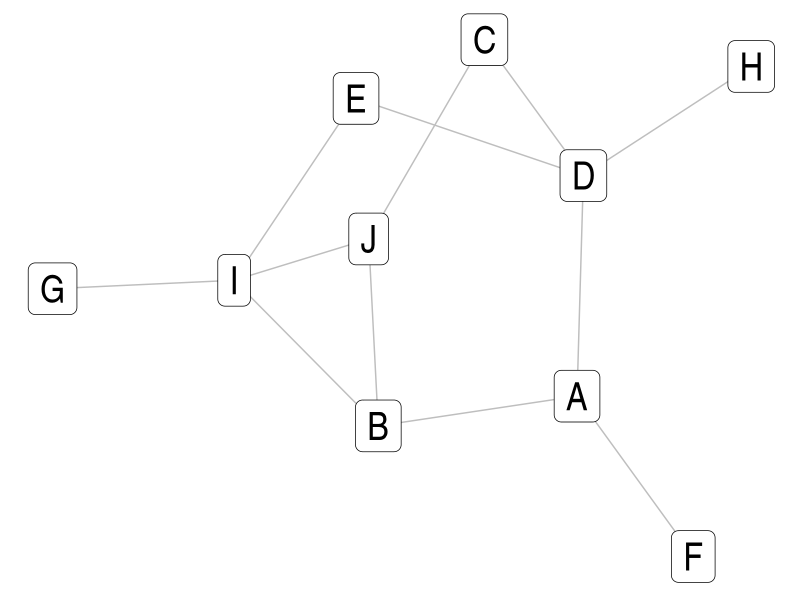
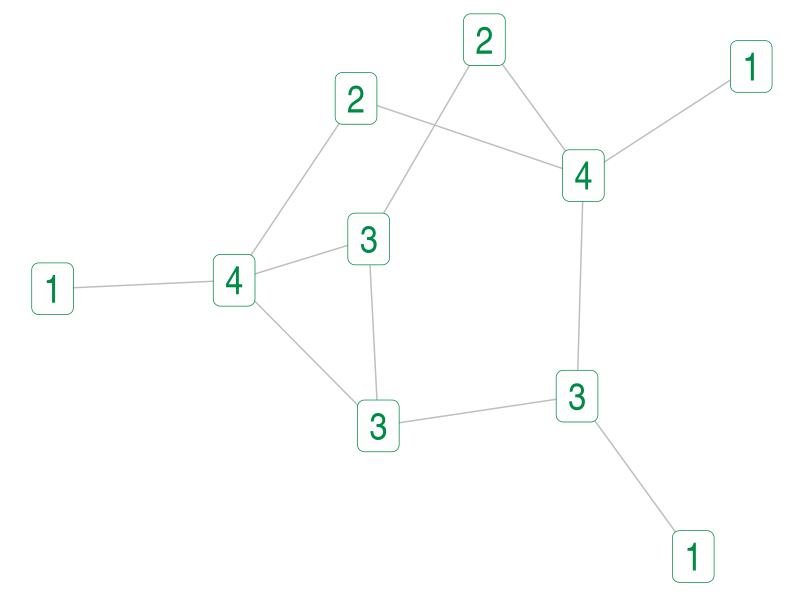
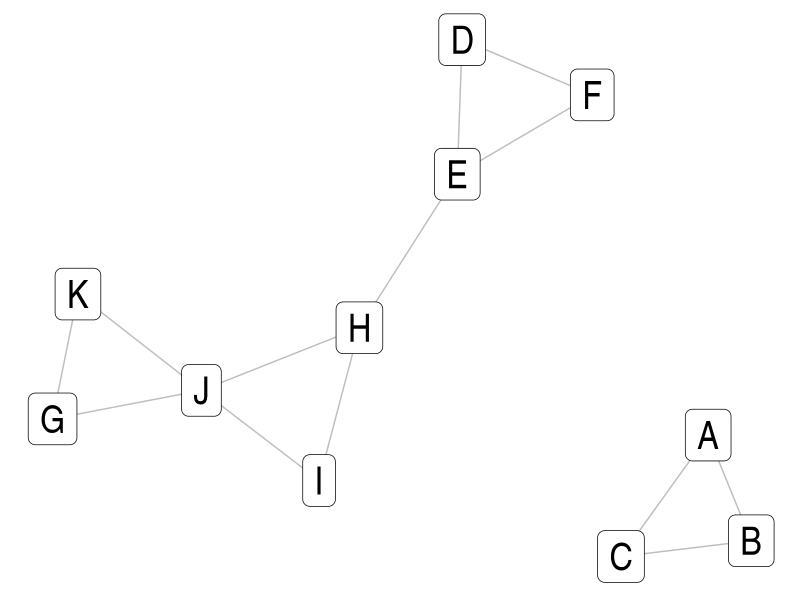
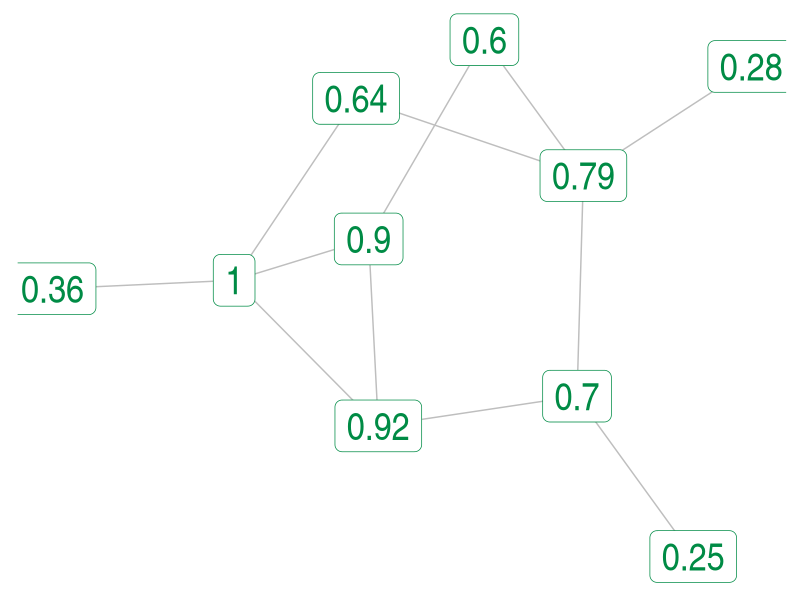
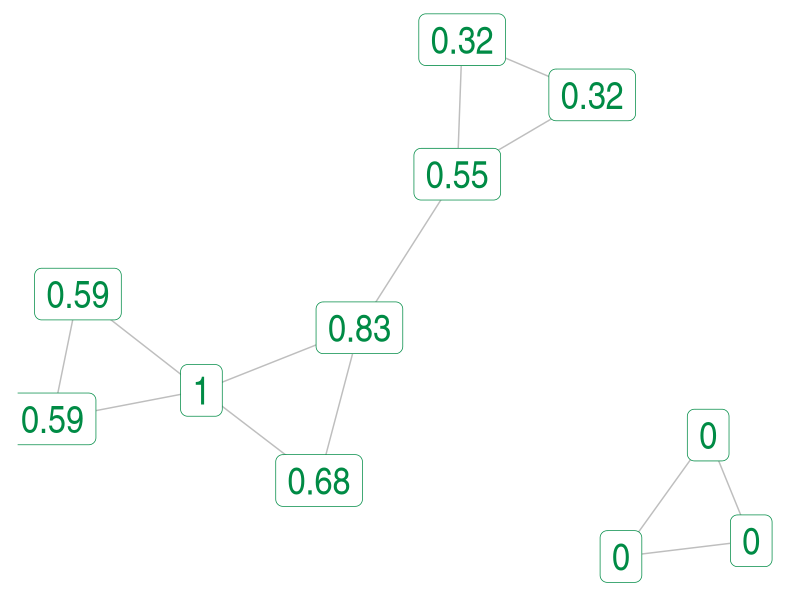
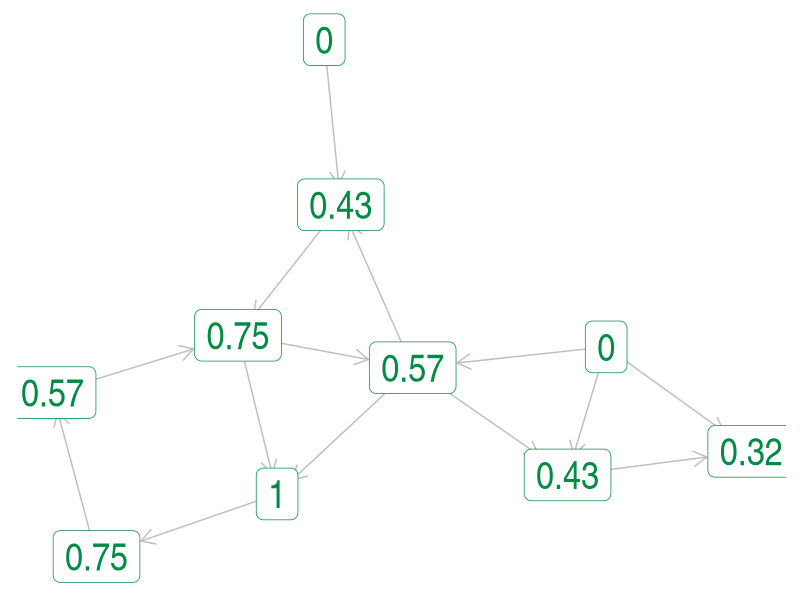
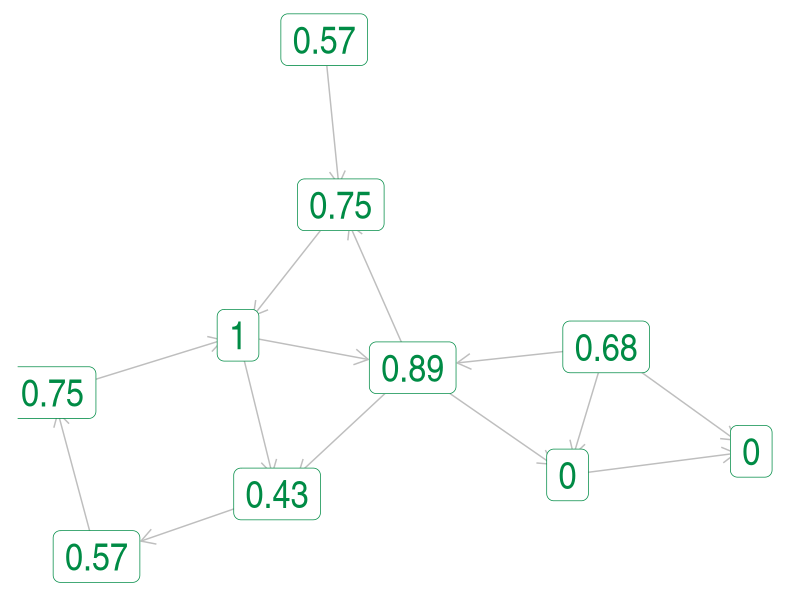
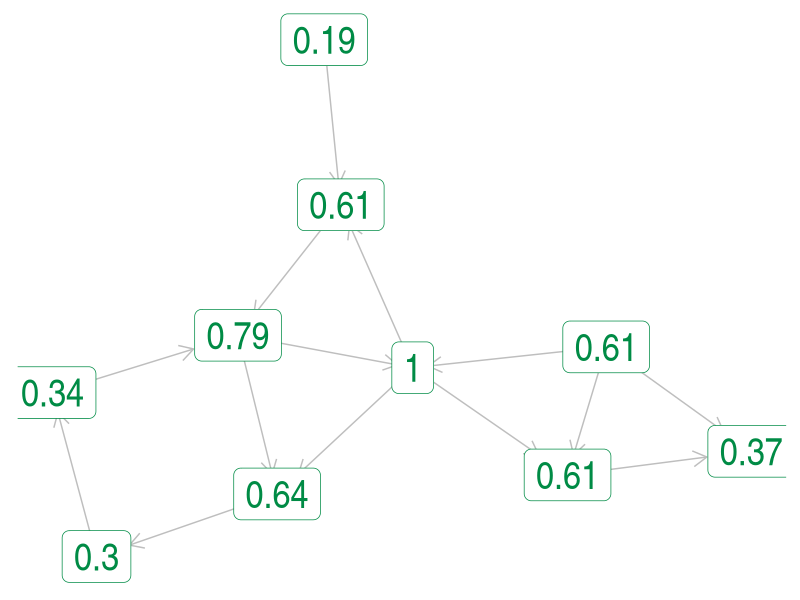

Here is the R script that generated these plots, in order: (Note: this script raises an error after producing the figures.)
## ---- chunk 1
#| echo: false 

library(igraph)
library(ggraph)
set_graph_style(plot_margin=margin(10, 10, 10, 10))

## ---- chunk 2
#| echo: false

set.seed(4)
net <- sample_gnp(n=10, p=.25, directed=F)
V(net)$name <-  LETTERS[1:vcount(net)]
V(net)$degree <- degree(net, mode="all")
set.seed(1)
ggraph(net) + geom_edge_link(color="gray") + 
    geom_node_label(aes(label=name), size=10) 

## ---- chunk 3
#| echo: false

set.seed(1)
ggraph(net) + geom_edge_link(color="gray") + 
    geom_node_label(aes(label=degree),  
    size=10, color="springgreen4")
## ---- chunk 4
#| echo: false

library(Matrix)
mat1 <- matrix(1, 3, 3)
set.seed(2)
mat2 <- sample_gnp(n = 5, p=.5, directed=F)[,]

mat_all <- bdiag(mat1, mat1, mat2)
diag(mat_all) <- 0
mat_all[8,5] <- 1
mat_all[5,8] <- 1
rownames(mat_all) <- LETTERS[1:nrow(mat_all)]
colnames(mat_all) <- LETTERS[1:nrow(mat_all)]

net_disconnected <- graph_from_adjacency_matrix(as.matrix(mat_all), mode="undirected")
V(net_disconnected)$degree <- degree(net_disconnected)

set.seed(1)
ggraph(net_disconnected, "fr") + geom_edge_link(color="gray") + 
    geom_node_label(aes(label=name), size=10) 
## ---- chunk 5
#| echo: false


V(net)$ev <- eigen_centrality(net)$vector
ggraph(net) + geom_edge_link(color="gray") + 
    geom_node_label(aes(label=round(ev, 2)),  
    size=10, color="springgreen4")
## ---- chunk 6
#| echo: false

V(net_disconnected)$ev <- eigen_centrality(net_disconnected)$vector

set.seed(1)
ggraph(net_disconnected, "fr") + geom_edge_link(color="gray") + 
    geom_node_label(aes(label=round(ev, 2)),  
    size=10, color="springgreen4")

## ---- chunk 7
#| echo: false


set.seed(2)
dir_net <- sample_gnp(10, p=0.15, directed=T)

V(dir_net)$ev <- round(eigen_centrality(dir_net, directed=T, scale=T)$vector, 2)
#abs(eigen(t(net[,]))$vectors[,1])/max(abs(eigen(t(net[,]))$vectors[,1]))


set.seed(1)
ggraph(dir_net) + 
    geom_edge_fan(aes(start_cap = label_rect(node1.ev, 
                                    fontsize=10),
                     end_cap = label_rect(node2.ev, fontsize=30)), 
                 arrow = arrow(length = unit(4, 'mm')),color="gray") + 
    geom_node_label(aes(label=round(ev, 2)),  
    size=10, color="springgreen4")

## ---- chunk 8
#| echo: false

V(dir_net)$ev <- round(eigen_centrality(t(dir_net), directed=T, scale=T)$vector, 2)

set.seed(1)
ggraph(dir_net) + 
    geom_edge_fan(aes(start_cap = label_rect(node1.ev, 
                                    fontsize=10),
                     end_cap = label_rect(node2.ev, fontsize=30)), 
                 arrow = arrow(length = unit(4, 'mm')),color="gray") + 
    geom_node_label(aes(label=round(ev, 2)),  
    size=10, color="springgreen4")

## ---- chunk 9
#| echo: false


V(dir_net)$ev <- round(eigen_centrality(dir_net, directed=F, scale=T)$vector, 2)

set.seed(1)
ggraph(dir_net) + 
    geom_edge_fan(aes(start_cap = label_rect(node1.ev, 
                                    fontsize=10),
                     end_cap = label_rect(node2.ev, fontsize=30)), 
                 arrow = arrow(length = unit(4, 'mm')),color="gray") + 
    geom_node_label(aes(label=round(ev, 2)),  
    size=10, color="springgreen4")

## ---- chunk 10
#| layout-ncol: 2
#| fig-cap:
#|  - "Without Edge Weights"
#|  - "Wth Edge Weights"
#| echo: false
#| fig-format: "png"

set.seed(4)
net2 <- sample_gnp(10, p=.35)
V(net2)$eigen_unweighted <- eigen_centrality(net2)$vector
layout <- create_layout(net2, layout="stress")
ggraph(layout) + geom_edge_link(color="gray") + 
    geom_node_point(aes(color=eigen_unweighted), size=6) + 
    theme(legend.position="bottom") + 
    scale_color_viridis_c("Eigen Centrality")

E(net2)$weight <- 1
E(net2)$weight[incident(net2, v=4)] <- 10
V(net2)$eigen_weighted <- eigen_centrality(net2)$vector
layout <- create_layout(net2, layout="manual", x=layout$x, y=layout$y)
ggraph(layout) + geom_edge_link(color="gray", aes(width=weight)) + 
    geom_node_point(aes(color=eigen_weighted), size=6) + 
    scale_color_viridis_c("Eigen Centrality") + 
    theme(legend.position="bottom") + 
    scale_edge_width("Weight")
## ---- chunk 11
#| echo: false

sq_net <- read_graph("data/ground_squirrel_smith_2016b.graphml", 
    format="graphml")

V(sq_net)$degree <- degree(sq_net) # Degree, unweighted
# Eigen centrality, turning weights off (note the $vector at the end)
V(sq_net)$eigen_unweighted <- eigen_centrality(sq_net, weight=NA)$vector
# Eigen centrality with weights, the default
V(sq_net)$eigen_weighted <- eigen_centrality(sq_net)$vector
V(sq_net)$strength <- strength(sq_net) # Degree, weighted

## ---- chunk 12
#| echo: false
#| fig-format: "png"
#| layout-ncol: 2
#| fig-cap:
#|  - "Unweighted"
#|  - "Weighted"


library(ggraph)
layout <- create_layout(sq_net, "fr")
ggraph(layout) + geom_edge_link(color="gray") + 
    geom_node_point(aes(color=eigen_unweighted), size=6) + 
    theme(legend.position="bottom") + 
    scale_color_viridis_c("Eigen Centrality") 

ggraph(layout) + 
    geom_edge_link(color="gray", aes(width=weight)) + 
    geom_node_point(aes(color=eigen_weighted), size=6) + 
    theme(legend.position="bottom") +
    scale_color_viridis_c("Eigen Centrality") 
## ---- chunk 13
#| layout-ncol: 2
#| layout-nrow: 2
#| echo: false
vertex_data <- as_data_frame(sq_net, what="vertices")

boxplot(degree~sex, data=vertex_data)
boxplot(strength~sex, data=vertex_data)
boxplot(eigen_unweighted~sex, data=vertex_data)
boxplot(eigen_weighted~sex, data=vertex_data)

## ---- chunk 14
#| echo: false


V(net)$clo <- closeness(net, normalized=T) 

ggraph(net) + geom_edge_link(color="gray") + 
    geom_node_label(aes(label=round(clo, 2)),  
    size=10, color="springgreen4")

## ---- chunk 15
#| echo: false


V(net)$hm <- harmonic_centrality(net, normalized=T)

ggraph(net) + geom_edge_link(color="gray") + 
    geom_node_label(aes(label=round(hm, 2)),  
    size=10, color="springgreen4")

## ---- chunk 16
#| echo: false


V(net_disconnected)$clo <- closeness(net_disconnected, normalized=T) 


set.seed(1)
ggraph(net_disconnected, "fr") + geom_edge_link(color="gray") + 
    geom_node_label(aes(label=round(clo, 2)),  
    size=10, color="springgreen4")

## ---- chunk 17
#| echo: false


V(net_disconnected)$hm <- harmonic_centrality(net_disconnected, normalized=T)
set.seed(1)
ggraph(net_disconnected, "fr") + geom_edge_link(color="gray") + 
    geom_node_label(aes(label=round(hm, 2)),  
    size=10, color="springgreen4")

## ---- chunk 18
#| echo: false


V(net)$between <- betweenness(net, normalized=T)

set.seed(1)
ggraph(net) + geom_edge_link(color="gray") + 
    geom_node_label(aes(label=round(between, 2)),  
    size=10, color="springgreen4")

## ---- chunk 19
#| echo: false


V(net_disconnected)$between <- betweenness(net_disconnected, normalized=T)

set.seed(1)
ggraph(net_disconnected, "fr") + geom_edge_link(color="gray") + 
    geom_node_label(aes(label=round(between, 2)),  
    size=10, color="springgreen4")

## ---- chunk 20
#| echo: false
#| fig-format: png

venice_net <- read_graph("data/bus_network.graphml", format="graphml")

V(venice_net)$hc <- harmonic_centrality(venice_net)
V(venice_net)$bw <- betweenness(venice_net, normalized=T)

lo <- create_layout(venice_net, "manual", 
x=V(venice_net)$lon, y=V(venice_net)$lat)
ggraph(lo) + geom_edge_fan(color="gray") + 
    geom_node_point(color="orangered3")  

## ---- chunk 21
#| echo: false
#| fig-format: png

ggraph(lo) + geom_edge_link(color="gray") + 
    geom_node_point(aes(color=hc), alpha=.6)  + 
    scale_color_viridis_c("Harmonic Centrality") 

## ---- chunk 22
#| echo: false
#| fig-format: png
ggraph(lo) + 
    geom_edge_link(color="gray") + 
    geom_node_point(aes(color=bw), alpha=.6) + 
    scale_color_viridis_c("Betweenness Centrality") 
## ---- chunk 23
#| layout-ncol: 2
#| fig-cap:
#|  - "Outward"
#|  - "Inward"
#| echo: false


V(dir_net)$hm_out <- harmonic_centrality(dir_net, normalized=T, mode="out")
V(dir_net)$hm_in <- harmonic_centrality(dir_net, normalized=T, mode="in")

ggraph(dir_net) + 
    geom_edge_fan(aes(start_cap = label_rect(node1.ev, 
                                    fontsize=10),
                     end_cap = label_rect(node2.ev, fontsize=30)), 
                 arrow = arrow(length = unit(4, 'mm')),color="gray") +
    geom_node_label(aes(label=round(hm_out, 2)),  
    size=10, color="springgreen4")

ggraph(dir_net) + 
    geom_edge_fan(aes(start_cap = label_rect(node1.ev, 
                                    fontsize=10),
                     end_cap = label_rect(node2.ev, fontsize=30)), 
                 arrow = arrow(length = unit(4, 'mm')),color="gray") +
    geom_node_label(aes(label=round(hm_in, 2)),  
    size=10, color="springgreen4")


## ---- chunk 24
#| echo: true 
#| 
paris_net <- read_graph("data/paris_rail.graphml", 
    format="graphml")
paris_net
## ---- chunk 25
from <- V(paris_net)[V(paris_net)$name=="Saint-Michel Notre-Dame"]
to <- V(paris_net)[V(paris_net)$name=="Laplace"]
distances(paris_net, v=from, to=to, mode="out") 
distances(paris_net, v=from, to=to, mode="in")

## ---- chunk 26
distances(paris_net, v=from, to=to, mode="out", 
    weight=E(paris_net)$duration_avg) 
distances(paris_net, v=from, to=to, mode="in",  
    weight=E(paris_net)$duration_avg) 

## ---- chunk 27
distances(paris_net, v=from, to=to, mode="out", 
    weight=1/E(paris_net)$n_vehicles) 
distances(paris_net, v=from, to=to, mode="in", 
    weight=1/E(paris_net)$n_vehicles) 

## ---- chunk 28
harmonic <- harmonic_centrality(paris_net, mode="out", normalized=T)
betweenness <- betweenness(paris_net, directed=T, normalized=T)
plot(x=harmonic, y=betweenness)
## ---- chunk 29
E(paris_net)$weight <- E(paris_net)$duration_avg
harmonic <- harmonic_centrality(paris_net, mode="out", normalized=T)
betweenness <- betweenness(paris_net, directed=T, normalized=T)
plot(x=harmonic, y=betweenness)
## ---- chunk 30
V(paris_net)$harmonic <- harmonic 
V(paris_net)$between <- betweenness 
V(paris_net)$station_name <- V(paris_net)$name
paris_net <- delete_vertex_attr(paris_net, "name")
as_data_frame(paris_net, what="vertices") |> 
    dplyr::slice_max(between, n=5)
